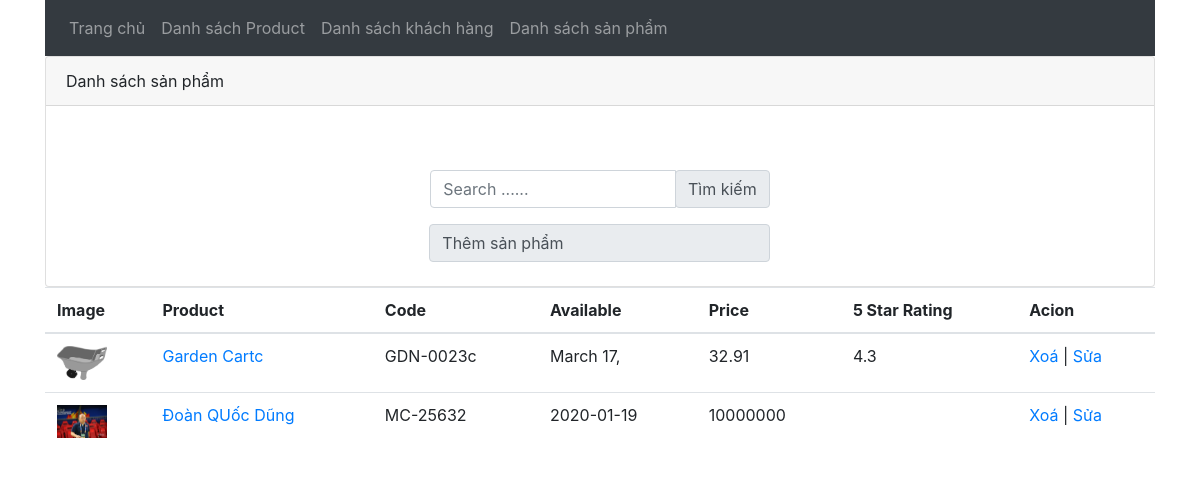
The page /Lab04/index.php?ctrller=products on the database its author committed.
### tables this page shows
CREATE TABLE `tblproduct` (
  `productId` int(11) NOT NULL,
  `productName` varchar(200) DEFAULT NULL,
  `productCode` varchar(10) DEFAULT NULL,
  `releaseDate` varchar(10) DEFAULT NULL,
  `price` float DEFAULT NULL,
  `description` varchar(1000) DEFAULT NULL,
  `starRating` float DEFAULT NULL,
  `imageUrl` varchar(200) DEFAULT NULL
);

### Lab04/model/database.php (called while the page is built, shortened)
<?php
    class DATABASE
    {
        private $host = 'localhost';
        private $dbname = 'php2';
        private $username = 'root';
        private $password = '';
        private $sql="";
        private $DBH="";
        function __construct()
        {
            $this->DBH = new PDO('mysql:host='.$this->host.';dbname='.$this->dbname,$this->username, $this->password);
        }
        function SetQuery($_sql)
        {
            $this->sql=$_sql;
        }
        function ThucHienTruyVan()
        {
            $result=$this->DBH->query($this->sql);
            return $result;
        }
    }
?>

### Lab04/model/product.php (called while the page is built, shortened)
<?php
    include('database.php');
    class PRODUCT extends DATABASE
    {
        function getAllProduct()
        {
            $this->result=$this->ThucHienTruyVan();
            return $this->result;
        }
    }
?>

### Lab04/view/product/products.php (the view, shortened to what this page needs)
<div class="card">
    <div class="card-header">
        Danh sách sản phẩm
    </div>
    <div class="col-md-4 offset-md-4 mt-5 pt-3">
        <form action="index.php?ctrller=products&act=search" method="post">
            <div class="input-group mb-3">
                <input type="text" name="txt" class="form-control" placeholder="Search ......">
                <input type="submit" class="input-group-append input-group-text" value="Tìm kiếm">
            </div>
        </form>
        <a href="index.php?ctrller=products&act=addnewPro" style="text-decoration: none;" class="input-group-append input-group-text" >Thêm sản phẩm</a> <br>
    </div>
</div>
  <table class=" table">
      <thead>
          <tr>
              <th>Image</th>
              <th>Product</th>
              <th>Code</th>
              <th>Available</th>
              <th>Price </th>
              <th>5 Star Rating</th>
              <th>Acion</th>
          </tr>
      </thead>
      <tbody>
        <?php
                foreach ($sp as $pro) {
                  echo'
                    <tr>
                      <td>
                        <img src="assets/images/'.$pro['imageUrl'].'" width="50px">
                      </td>
                      <td><a href="index.php?ctrller=products&idProduct='.$pro['productId'].'">'.$pro['productName'].'</a> </td>
                      <td>'.$pro['productCode'].'</td>
                      <td>'.$pro['releaseDate'].'</td>
                      <td>'.$pro['price'].'</td>
                      <td>'.$pro['starRating'].'</td>
                      <td><a href="#">Xoá</a> | <a href="index.php?ctrller=products&act=edit&idProduct='.$pro['productId'].'">Sửa</a></td>
                    </tr>
                  ';
                }
            ?>
    </tbody>
</table>
</div>

### rows shown on the page
tblproduct: imageUrl (picture), productName "Garden Cartc", productCode "GDN-0023c", releaseDate "March 17,", price "32.91", starRating "4.3"
tblproduct: imageUrl (picture), productName "Đoàn QUốc Dũng", productCode "MC-25632", releaseDate "2020-01-19", price "10000000"
